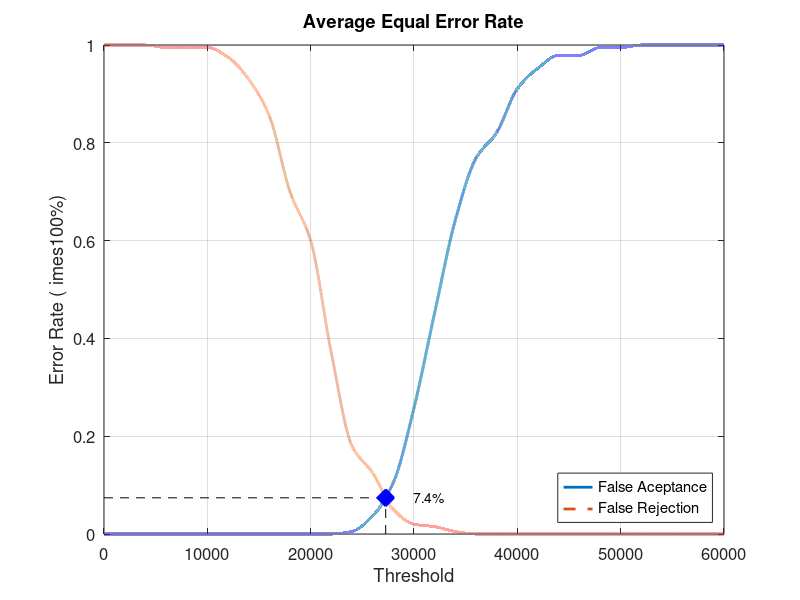
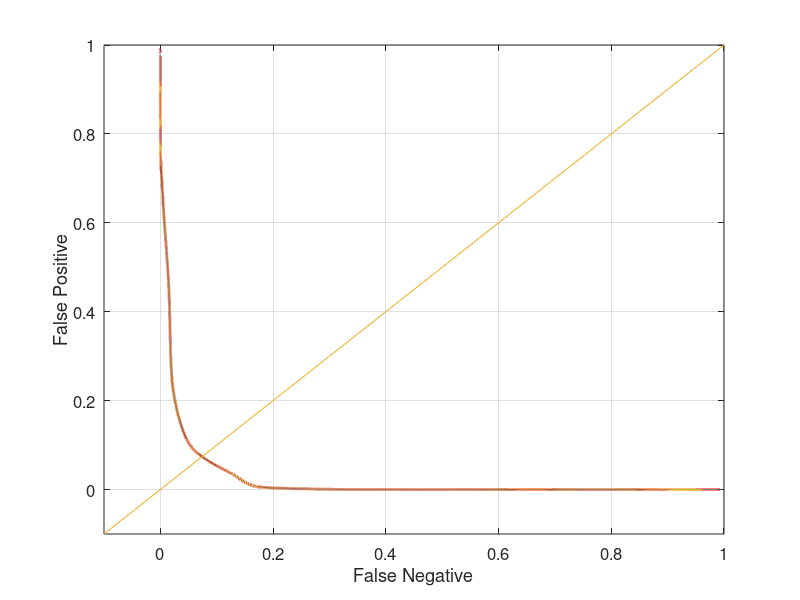

These figures' MATLAB source, in order:
close all;
clear;
clc;
x = 0:2000:60000;
xq = 0:0.5:60000;

y0 = [0 0 0 0 0 0 0 0 0 0 0 0 0.00526316 0.0368421 0.105263 0.257895 0.452632 0.642105 0.768421 0.821053 0.910526 0.952632 0.978947 0.978947 0.994737 0.994737 1 1 1 1 1]
yy0 = interp1(x, y0, xq, 'pchip');
y1 = [1 1 1 0.995 0.995 0.995 0.975 0.93 0.855 0.7 0.6 0.37 0.18 0.125 0.05 0.02 0.015 0.005 0 0 0 0 0 0 0 0 0 0 0 0 0]
yy1 = interp1(x, y1, xq, 'pchip');

% Calculating EER: 
y2 = abs(y0 - y1);
find(y2 == min(y2))
yy2 = abs(yy0 - yy1);
xEER = find(yy2 == min(yy2));
xEERIndex = xq(xEER) % X-axis EER
yEER = yy0(xEER) % Y-axis EER

main = figure
plot(xq, yy0,'-','LineWidth', 2);	hold on
plot(xq, yy1,'--','LineWidth', 2);	hold on
plot([xEERIndex xEERIndex], [0 yEER], 'k--');	hold on
plot([0 xEERIndex], [yEER yEER], 'k--');	hold on
plot(xEERIndex, yEER, 'bx', 'LineWidth', 10);	hold on
text(xEERIndex + 10 * xEERIndex / 100, yEER, [num2str(round((10000 * yEER)) / 100) '%'])
legend('False Aceptance', 'False Rejection', 'Location', 'SouthEast')
xlabel('Threshold')
ylabel('Error Rate (	imes100%)')
title('Average Equal Error Rate')
set(gca, 'FontSize', 12)
axis([0 60000 0 1])
grid on

print(main, 'Database3_2Main', '-dpng');
FNRxFPR = figure('Color', [1 1 1]);
plot(yy1, yy0, '-', yy1, yy0, 'LineWidth', 2);
hold on
y = -0.1:0.1:1
plot(y, y); 
set(gca, 'FontSize', 12)
xlabel('False Negative')
ylabel('False Positive')
axis([-0.1 1 -0.1 1])
set(gca, 'FontSize', 12)
grid on

print(FNRxFPR, 'Database3_2FNRxFPR','-dpng');
